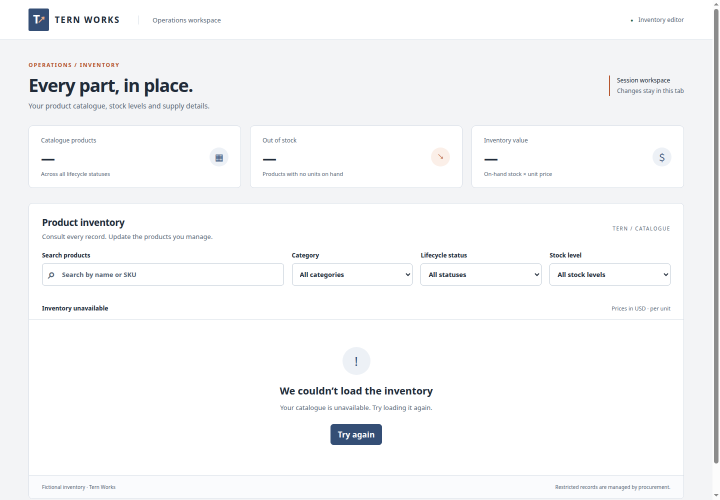
#> input picture benchmarks/mission012/evidence/screenshots/A-1440x1000-error.png, 1440 x 1000 px, given in place of A-320x1000-populated.png, which was not available (shown at 1/2 size)
$ python review-sheets.py
#> lines starting #> are read from the running program, lines starting #| are printed output that depends on the picture
from pathlib import Path
from PIL import Image,ImageDraw
r=Path(__file__).resolve().parent/'evidence';(r/'review').mkdir(exist_ok=True)
for width in [320,375,768,1440]:
 for state in ['populated','empty','loading','error','edit']:
  scale=min(1,520/width);w,h=round(width*scale),round(1000*scale);sheet=Image.new('RGB',(3*w,h+30),'#e6e9ed');d=ImageDraw.Draw(sheet)
#> after `sheet = Image.new('RGB', (3 * w, h + 30), '#e6e9ed')`:
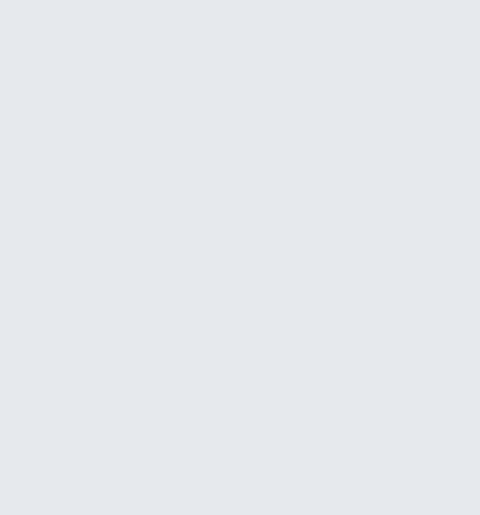
#> sheet: PIL image 960x1030 RGB (shown at 1/2 size); mean R, G, B 230, 233, 237
  for i,a in enumerate('ABC'):
   im=Image.open(r/f'screenshots/{a}-{width}x1000-{state}.png');assert im.size==(width,1000);d.text((i*w+10,8),f'{a} | {width} | {state}',fill='#202b39');sheet.paste(im.resize((w,h)),(i*w,30))
#> further down, im is the input picture: PIL image 1440x1000 RGB; mean R, G, B 247.2, 247.8, 248.8
#> (the run stopped early here; a loop or call above may not have finished)

$ run again, on benchmarks/mission012/evidence/screenshots/A-320x1000-populated.png
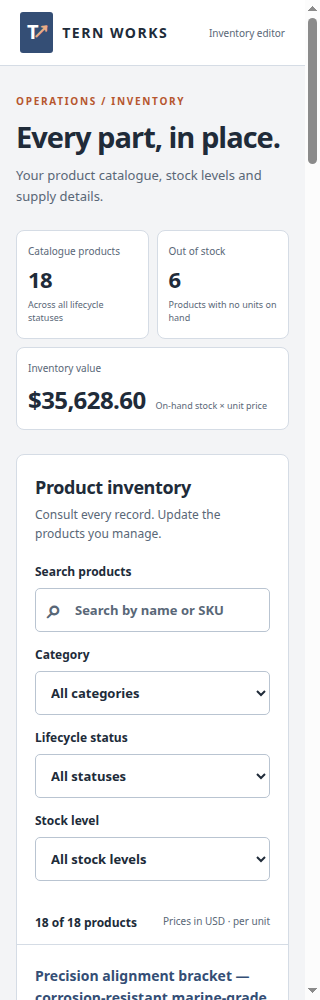
#> input picture benchmarks/mission012/evidence/screenshots/A-320x1000-populated.png, 320 x 1000 px
#> im is the input picture: PIL image 320x1000 RGB; mean R, G, B 241.3, 242.1, 243.6
#> `sheet.paste(im.resize((w, h)), (i * w, 30))`:
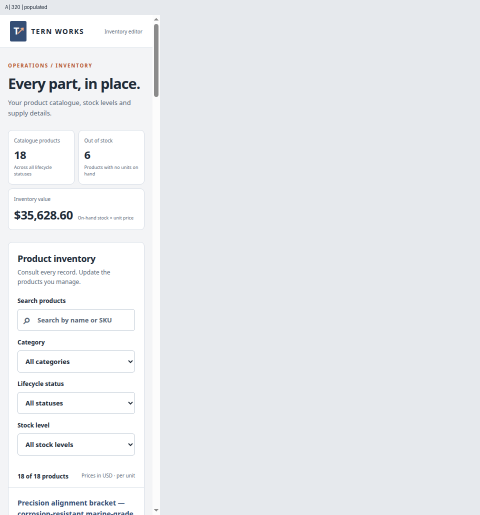
#> sheet: PIL image 960x1030 RGB (shown at 1/2 size); mean R, G, B 233.6, 235.9, 239.1
#> `sheet.save(r/f'review/{width}-{state}.png')`:
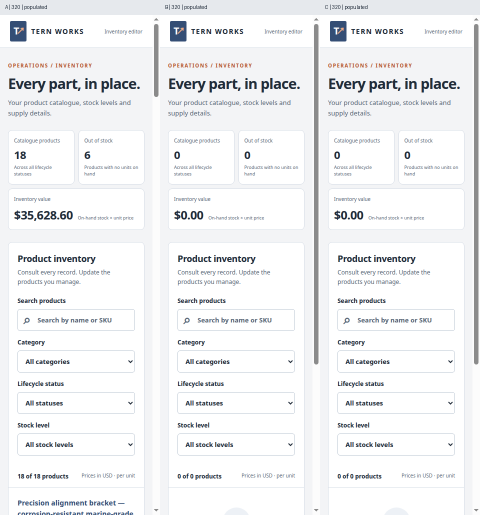
#> saved as 320-populated.png: PIL image 960x1030 RGB (shown at 1/2 size); mean R, G, B 240.6, 241.4, 242.9
